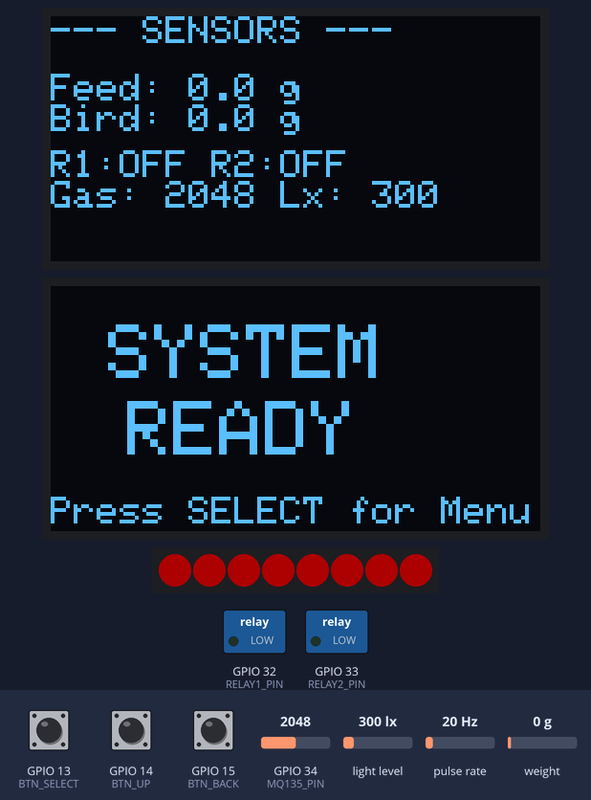
The sketch below on a simulated ESP32. Shown: 2 × 128×64 one-colour display, 8 RGB LEDs in strip order, left to right, switched loads named in the sketch (green lamp = pin HIGH). Wiring (inferred from the names in the program): pulse sensor: data GPIO 27. The test bench sets the inputs (shaded band); at power-on: light level 300 lx, weight on the scale 0 g, GPIO 13 (BTN_SELECT) HIGH, GPIO 14 (BTN_UP) HIGH, GPIO 15 (BTN_BACK) HIGH, GPIO 34 (MQ135_PIN) = 2048, pulse rate 20 Hz. Dim RGB values are drawn brighter than linear; the display library's start-up logo is not drawn; what the sketch prints to the serial monitor is not drawn.

Above: at 4.4 s.
4.5 s: light level set to 22 lx
At 5.6 s:
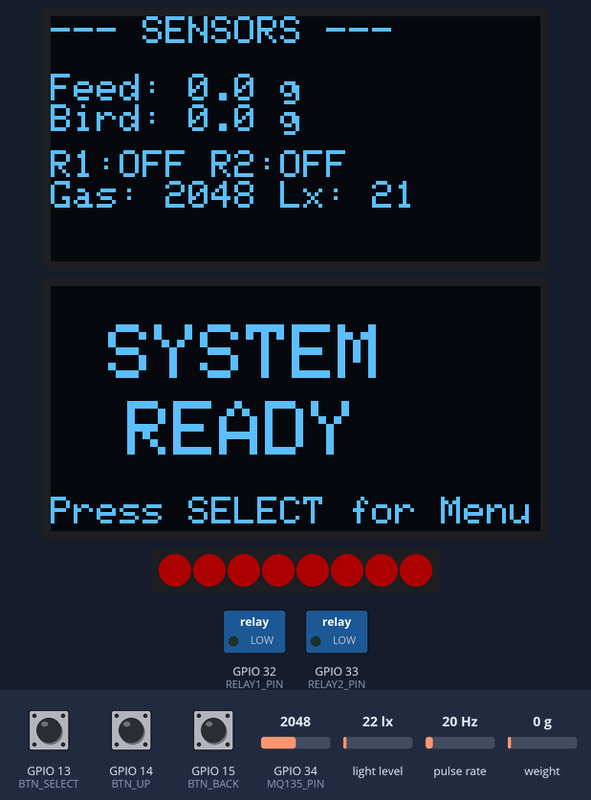
6.2 s: light level set to 17 lx
At 7.5 s:
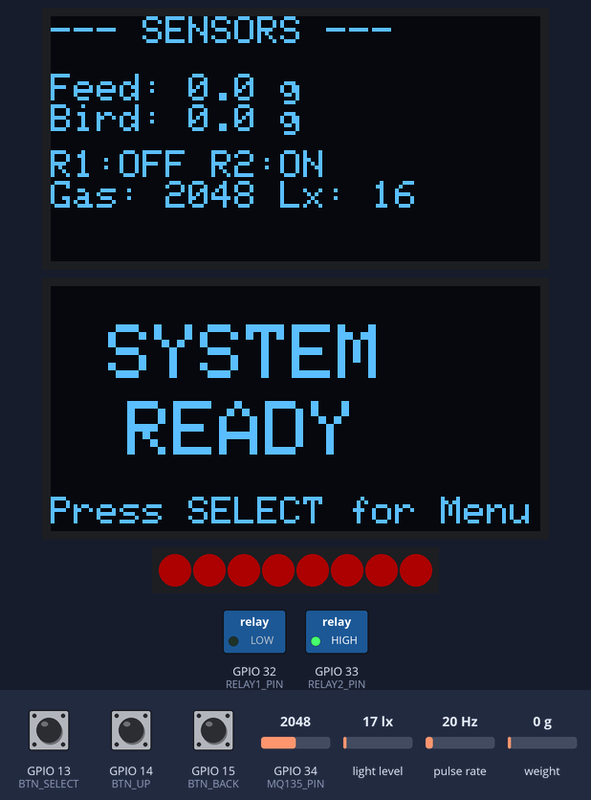
8.0 s: weight on the scale set to 45 g
At 9.0 s:
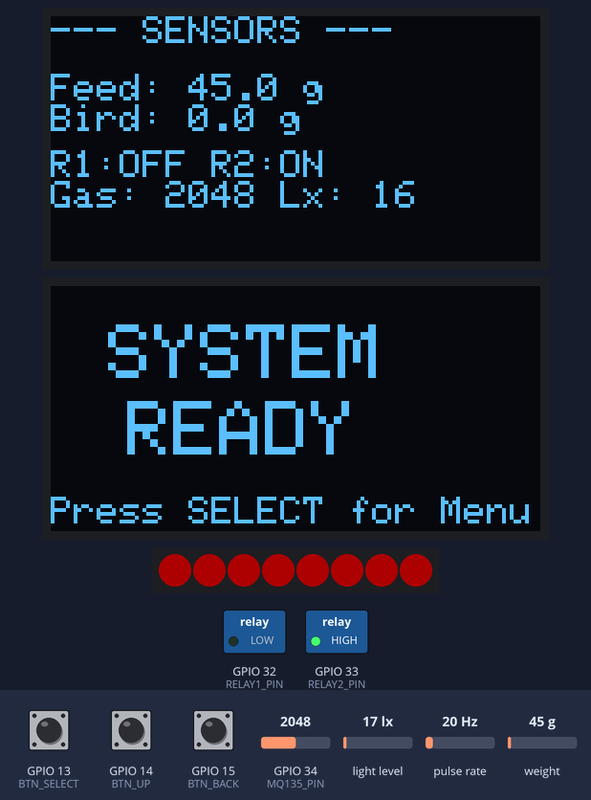
11.0 s: weight on the scale set to 53 g
At 12.0 s:
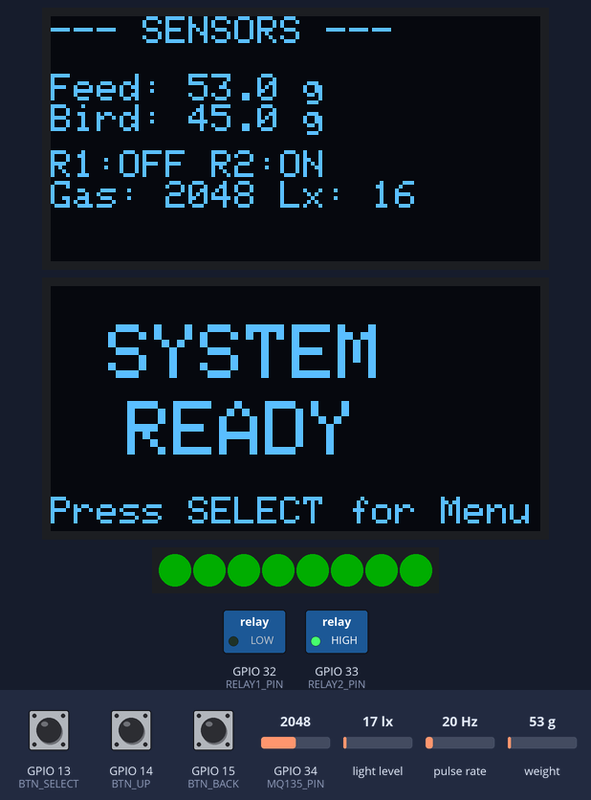
12.7 s: GPIO 13 (BTN_SELECT) pulled LOW for 1 s
At 14.4 s:
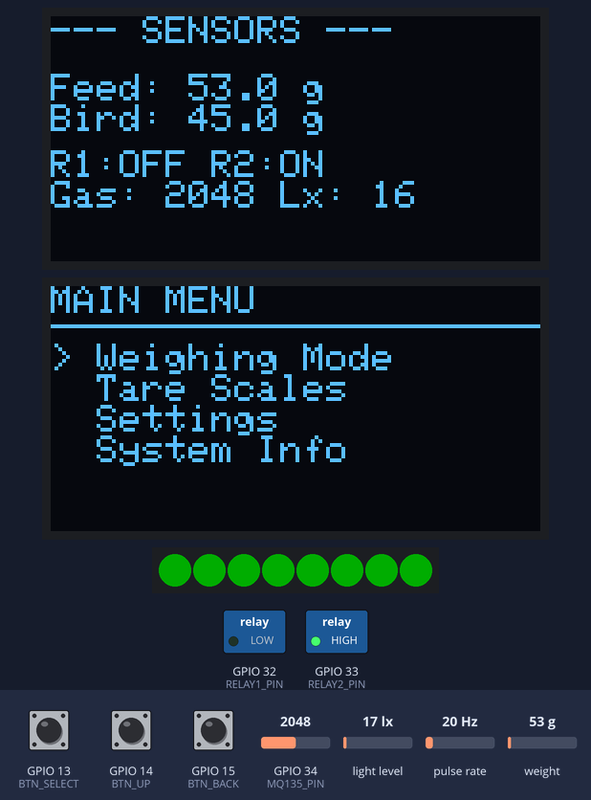
16.7 s: light level set to 40 lx
At 17.4 s:
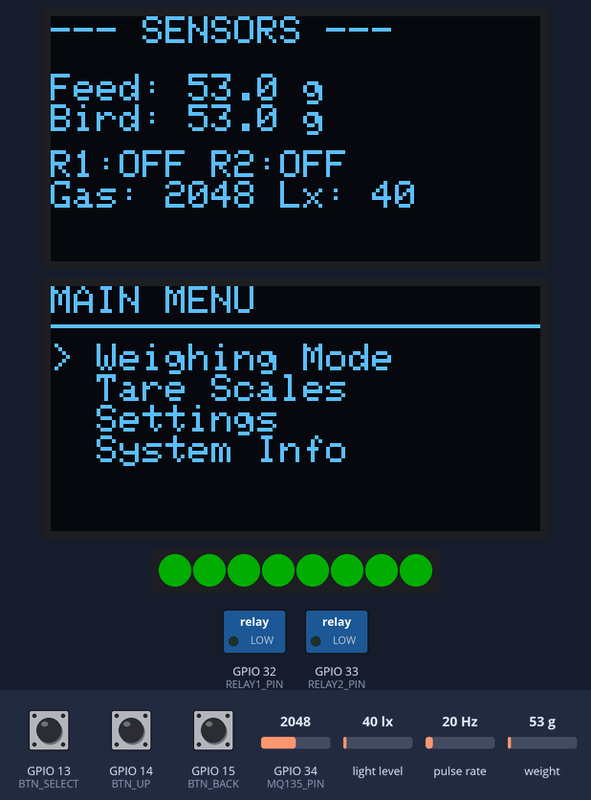
Timing chart, 0 to 19.4 s (numbered marks = the images above; inputs shaded):
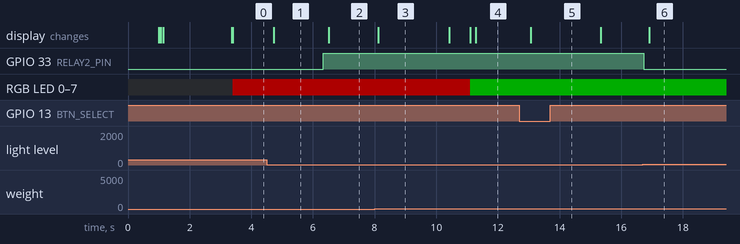

Measured:
- the behaviour switches between 20 and 19 lx on light level (found by bisection; images 1 and 2)
- the behaviour switches between 49 and 50 g on weight on the scale (found by bisection; images 3 and 4)
- after the input at 4.5 s, the display: changes after 0.23 s (image 1)
- after the input at 6.2 s, GPIO 33 (RELAY2_PIN): LOW → HIGH after 0.14 s; the display: changes after 0.32 s (image 2)
- after the input at 8.0 s, the display: changes after 0.12 s (image 3)
- after the input at 11.0 s, RGB LED 0–7: RGB(50, 0, 0) → RGB(0, 50, 0) after 0.10 s
- after the input at 12.7 s, the display: changes after 0.37 s (image 5)
- after the input at 16.7 s, GPIO 33 (RELAY2_PIN): HIGH → LOW at once; the display: changes after 0.21 s (image 6)

The sketch:

working_test_hacknest.ino
```cpp
/*
 * ════════════════════════════════════════════════════════════
 * HACKNEST v7.2: Automation System (Active HIGH / Transistor)
 * ════════════════════════════════════════════════════════════
 * - FIX: Logic set to Active HIGH (Matches NPN Transistor Driver)
 * > HIGH (3.3V) = ON
 * > LOW (0V)    = OFF
 */

#include <Wire.h>
#include <Adafruit_GFX.h>
#include <Adafruit_SH110X.h>
#include <Adafruit_SSD1306.h>
#include <DHT.h>
#include <BH1750.h>
#include <Adafruit_NeoPixel.h>
#include <HX711.h>

// ═════════════ PIN DEFINITIONS ═════════════
#define I2C_SDA 21
#define I2C_SCL 22

// Sensors
#define DHT_PIN 4
#define MQ135_PIN 34
#define MIC_PIN 35
#define LED_PIN 18
#define NUM_LEDS 8

// Flow Sensor
#define FLOW_PIN 27

// Load Cells
#define HX711_DT  25
#define HX711_SCK 26

// RELAYS
#define RELAY1_PIN 32  // EXHAUST
#define RELAY2_PIN 33  // CURTAIN

// --- RELAY LOGIC SETTINGS (UPDATED FOR TRANSISTOR) ---
#define RELAY_ON  HIGH  // HIGH signal turns NPN ON -> Relay ON
#define RELAY_OFF LOW   // LOW signal turns NPN OFF -> Relay OFF

// Buttons
#define BTN_UP 14
#define BTN_DOWN 0
#define BTN_SELECT 13
#define BTN_BACK 15

// ═════════════ CALIBRATION ═════════════
const float FACTOR_A = 408.3;
const float FACTOR_B = 110.7;
long zeroA = 0;
long zeroB = 0;

// ═════════════ HARDWARE OBJECTS ═════════════
Adafruit_SH1106G mainDisplay(128, 64, &Wire, -1);
Adafruit_SSD1306 menuDisplay(128, 64, &Wire, -1);
DHT dht(DHT_PIN, DHT22);
BH1750 lightMeter;
Adafruit_NeoPixel strip(NUM_LEDS, LED_PIN, NEO_GRB + NEO_KHZ800);
HX711 scale;

// ═════════════ VARIABLES ═════════════
// Sensor Data
float feedWeightG = 0.0;
float flockWeightG = 0.0;
float flowRate = 0.0;
int gasRaw = 0;
float lux = 0;

// Relay State
bool relay1State = false;
bool relay2State = false;

// Timing
unsigned long lastScaleBTime = 0;
unsigned long lastDisplayTime = 0;
unsigned long lastFlowTime = 0;

// Menu Logic
enum MenuState { SCREEN_LIVE_DATA, MENU_ROOT, MENU_WEIGHING, MENU_SETTINGS, MENU_INFO };
MenuState currentScreen = SCREEN_LIVE_DATA;
int cursorIndex = 0;
int numChickens = 0;
float avgChickenWeight = 0;
int dataFreq = 5;

// Button Debounce
#define DEBOUNCE_DELAY 50
unsigned long lastDebounce[4] = {0};
bool lastButtonState[4] = {HIGH, HIGH, HIGH, HIGH};
bool buttonPressed[4] = {false};
bool uiNeedsUpdate = true;

// Flow Interrupt
volatile int flowPulseCount = 0;

// ═════════════ FORWARD DECLARATIONS ═════════════
void updateDisplays();
void handleButton(int btn);
void tareScales();
void controlRelays();

// ═════════════ INTERRUPT ═════════════
void IRAM_ATTR flowPulseCounter() {
  flowPulseCount++;
}

// ═════════════ SETUP ═════════════
void setup() {
  Serial.begin(115200);
  delay(1000);
  Serial.println("\n\n=== HACKNEST v7.2: Active HIGH Logic ===");

  Wire.begin(I2C_SDA, I2C_SCL);

  // Init Displays
  mainDisplay.begin(0x3C, true); mainDisplay.display(); mainDisplay.clearDisplay();
  menuDisplay.begin(SSD1306_SWITCHCAPVCC, 0x3D); menuDisplay.display(); menuDisplay.clearDisplay();

  // Init Buttons
  pinMode(BTN_UP, INPUT_PULLUP);
  pinMode(BTN_DOWN, INPUT_PULLUP);
  pinMode(BTN_SELECT, INPUT_PULLUP);
  pinMode(BTN_BACK, INPUT_PULLUP);

  // --- INIT RELAYS (Start OFF) ---
  pinMode(RELAY1_PIN, OUTPUT);
  digitalWrite(RELAY1_PIN, RELAY_OFF); // Write LOW to start OFF

  pinMode(RELAY2_PIN, OUTPUT);
  digitalWrite(RELAY2_PIN, RELAY_OFF); // Write LOW to start OFF

  // Init Sensors
  dht.begin();
  lightMeter.begin();
  pinMode(MQ135_PIN, INPUT);
  pinMode(MIC_PIN, INPUT);
  strip.begin(); strip.setBrightness(50); strip.show();

  // Init Flow
  pinMode(FLOW_PIN, INPUT_PULLUP);
  attachInterrupt(digitalPinToInterrupt(FLOW_PIN), flowPulseCounter, FALLING);

  // Init Scales
  Serial.print("Init Scales... ");
  scale.begin(HX711_DT, HX711_SCK);
  unsigned long timeout = millis();
  while (!scale.is_ready()) {
    if (millis() - timeout > 2000) { Serial.print("."); timeout = millis(); }
  }
  Serial.println(" OK!");

  tareScales();
}

void tareScales() {
  Serial.println("[SYSTEM] Taring Scales...");
  menuDisplay.clearDisplay();
  menuDisplay.setCursor(10, 25); menuDisplay.setTextSize(2);
  menuDisplay.println("TARING...");
  menuDisplay.display();

  scale.set_gain(128); delay(50); scale.tare(); zeroA = scale.get_offset();
  scale.set_gain(32); delay(50); scale.tare(); zeroB = scale.get_offset();
  scale.set_gain(128); scale.set_offset(zeroA); scale.set_scale(FACTOR_A);

  Serial.println("[SYSTEM] Tare Complete.");
  uiNeedsUpdate = true;
}

void loop() {
  unsigned long now = millis();

  // 1. Check Buttons
  readButtons();

  // 2. Read Scales
  if (scale.is_ready()) {
    scale.set_gain(128); scale.set_offset(zeroA); scale.set_scale(FACTOR_A);
    float newWeight = scale.get_units(1);
    if (abs(newWeight - feedWeightG) > 1.0) feedWeightG = newWeight;

    if (currentScreen == MENU_WEIGHING || (now - lastScaleBTime > 5000)) {
      lastScaleBTime = now;
      scale.set_gain(32); scale.set_offset(zeroB); scale.set_scale(FACTOR_B);
      flockWeightG = scale.get_units(1);
    }
  }

  // 3. Read Flow
  if (now - lastFlowTime > 1000) {
    flowRate = (flowPulseCount / 7.5);
    flowPulseCount = 0;
    lastFlowTime = now;
  }

  // 4. Read Analog/I2C Sensors
  gasRaw = analogRead(MQ135_PIN);
  lux = lightMeter.readLightLevel();

  // 5. Run Automation Logic
  controlRelays();

  // 6. Update Displays
  if (uiNeedsUpdate || (now - lastDisplayTime > 250)) {
    updateDisplays();
    lastDisplayTime = now;
    uiNeedsUpdate = false;
  }

  // 7. LED Logic
  if (feedWeightG < 50.0) {
    for(int i=0; i<NUM_LEDS; i++) strip.setPixelColor(i, strip.Color(255, 0, 0));
  } else {
    for(int i=0; i<NUM_LEDS; i++) strip.setPixelColor(i, strip.Color(0, 255, 0));
  }
  strip.show();

  delay(10);
}

// ═════════════ AUTOMATION LOGIC (ACTIVE HIGH) ═════════════
void controlRelays() {
  // RELAY 1: EXHAUST (Gas Logic)
  // If Gas > 4090 -> ON
  if (gasRaw > 4090) {
    if (!relay1State) {
      digitalWrite(RELAY1_PIN, RELAY_ON); // HIGH
      relay1State = true;
      Serial.println("[AUTO] Gas High! Exhaust ON");
    }
  } else {
    if (relay1State) {
      digitalWrite(RELAY1_PIN, RELAY_OFF); // LOW
      relay1State = false;
      Serial.println("[AUTO] Gas Normal. Exhaust OFF");
    }
  }

  // RELAY 2: CURTAIN (Light Logic)
  // If Lux < 20 -> ON
  if (lux < 20) {
    if (!relay2State) {
      digitalWrite(RELAY2_PIN, RELAY_ON); // HIGH
      relay2State = true;
      Serial.println("[AUTO] Dark! Curtain ON");
    }
  } else {
    if (relay2State) {
      digitalWrite(RELAY2_PIN, RELAY_OFF); // LOW
      relay2State = false;
      Serial.println("[AUTO] Bright. Curtain OFF");
    }
  }
}

// ═════════════ BUTTON INPUT SYSTEM ═════════════
void readButtons() {
  int pins[4] = {BTN_UP, BTN_DOWN, BTN_SELECT, BTN_BACK};
  for (int i = 0; i < 4; i++) {
    int reading = digitalRead(pins[i]);
    if (reading != lastButtonState[i]) lastDebounce[i] = millis();
    if ((millis() - lastDebounce[i]) > DEBOUNCE_DELAY) {
      if (reading == LOW && !buttonPressed[i]) {
        buttonPressed[i] = true;
        handleButton(i);
        uiNeedsUpdate = true;
      } else if (reading == HIGH) {
        buttonPressed[i] = false;
      }
    }
    lastButtonState[i] = reading;
  }
}

void handleButton(int btn) {
  Serial.print("[INPUT] "); Serial.println(btn);
  switch (currentScreen) {
    case SCREEN_LIVE_DATA:
      if (btn == 2) { currentScreen = MENU_ROOT; cursorIndex = 0; }
      break;
    case MENU_ROOT:
      if (btn == 0) { cursorIndex--; if (cursorIndex < 0) cursorIndex = 3; }
      if (btn == 1) { cursorIndex++; if (cursorIndex > 3) cursorIndex = 0; }
      if (btn == 3) { currentScreen = SCREEN_LIVE_DATA; }
      if (btn == 2) {
        if (cursorIndex == 0) currentScreen = MENU_WEIGHING;
        if (cursorIndex == 1) { tareScales(); currentScreen = SCREEN_LIVE_DATA; }
        if (cursorIndex == 2) currentScreen = MENU_SETTINGS;
        if (cursorIndex == 3) currentScreen = MENU_INFO;
      }
      break;
    case MENU_WEIGHING:
      if (btn == 2) {
        if (flockWeightG > 5.0) {
          numChickens++;
          if (numChickens == 1) avgChickenWeight = flockWeightG;
          else avgChickenWeight = ((avgChickenWeight * (numChickens-1)) + flockWeightG) / numChickens;
          Serial.println("Bird Added");
        }
      }
      if (btn == 3) { currentScreen = MENU_ROOT; }
      break;
    case MENU_SETTINGS:
      if (btn == 0) dataFreq++;
      if (btn == 1) dataFreq--;
      if (dataFreq < 1) dataFreq = 1;
      if (btn == 3) currentScreen = MENU_ROOT;
      if (btn == 2) currentScreen = MENU_ROOT;
      break;
    case MENU_INFO:
      if (btn == 3) currentScreen = MENU_ROOT;
      break;
  }
}

// ═════════════ DISPLAY RENDERING ═════════════
void updateDisplays() {
  // MAIN DISPLAY (1.3")
  mainDisplay.clearDisplay();
  mainDisplay.setTextSize(1);
  mainDisplay.setTextColor(SH110X_WHITE);

  if (currentScreen == MENU_WEIGHING) {
    mainDisplay.setCursor(0,0); mainDisplay.println("--- WEIGH MODE ---");
    mainDisplay.setTextSize(2);
    mainDisplay.setCursor(0,20); mainDisplay.print(flockWeightG, 1); mainDisplay.println("g");
    mainDisplay.setTextSize(1);
    mainDisplay.setCursor(0,50); mainDisplay.println("Place bird on Scale B");
  } else {
    mainDisplay.setCursor(0, 0); mainDisplay.println("--- SENSORS ---");
    mainDisplay.setCursor(0, 15);
    mainDisplay.print("Feed: "); mainDisplay.print(feedWeightG, 1); mainDisplay.println(" g");
    mainDisplay.print("Bird: "); mainDisplay.print(flockWeightG, 1); mainDisplay.println(" g");

    // Show Relays status
    mainDisplay.setCursor(0, 35);
    mainDisplay.print("R1:"); mainDisplay.print(relay1State ? "ON " : "OFF");
    mainDisplay.print(" R2:"); mainDisplay.println(relay2State ? "ON " : "OFF");

    mainDisplay.print("Gas: "); mainDisplay.print(gasRaw);
    mainDisplay.print(" Lx: "); mainDisplay.println((int)lux);
  }
  mainDisplay.display();

  // MENU DISPLAY (0.96")
  menuDisplay.clearDisplay();
  menuDisplay.setTextSize(1);
  menuDisplay.setTextColor(SSD1306_WHITE);
  menuDisplay.setCursor(0,0);

  if (currentScreen == SCREEN_LIVE_DATA) {
    menuDisplay.setTextSize(2);
    menuDisplay.setCursor(15, 10); menuDisplay.println("SYSTEM");
    menuDisplay.setCursor(20, 30); menuDisplay.println("READY");
    menuDisplay.setTextSize(1);
    menuDisplay.setCursor(0, 55); menuDisplay.println("Press SELECT for Menu");
  }
  else if (currentScreen == MENU_ROOT) {
    menuDisplay.println("MAIN MENU");
    menuDisplay.drawLine(0, 10, 128, 10, SSD1306_WHITE);
    menuDisplay.setCursor(0, 15);
    if(cursorIndex == 0) menuDisplay.print("> "); else menuDisplay.print("  "); menuDisplay.println("Weighing Mode");
    if(cursorIndex == 1) menuDisplay.print("> "); else menuDisplay.print("  "); menuDisplay.println("Tare Scales");
    if(cursorIndex == 2) menuDisplay.print("> "); else menuDisplay.print("  "); menuDisplay.println("Settings");
    if(cursorIndex == 3) menuDisplay.print("> "); else menuDisplay.print("  "); menuDisplay.println("System Info");
  }
  else if (currentScreen == MENU_WEIGHING) {
    menuDisplay.println("SESSION STATS");
    menuDisplay.drawLine(0, 10, 128, 10, SSD1306_WHITE);
    menuDisplay.setCursor(0, 20);
    menuDisplay.print("Count: "); menuDisplay.println(numChickens);
    menuDisplay.print("Avg:   "); menuDisplay.print(avgChickenWeight, 1); menuDisplay.println("g");
    menuDisplay.setCursor(0, 50); menuDisplay.println("SEL: Add | BACK: Exit");
  }
  else if (currentScreen == MENU_SETTINGS) {
    menuDisplay.println("SETTINGS");
    menuDisplay.print("Data Freq: "); menuDisplay.print(dataFreq); menuDisplay.println("m");
    menuDisplay.println("(UP/DN to change)");
    menuDisplay.println("(SEL to Save)");
  }
  else if (currentScreen == MENU_INFO) {
    menuDisplay.println("INFO");
    menuDisplay.print("Uptime: "); menuDisplay.print(millis()/60000); menuDisplay.println("m");
    menuDisplay.println("Ver: 7.2 Auto");
  }
  menuDisplay.display();
}
```
